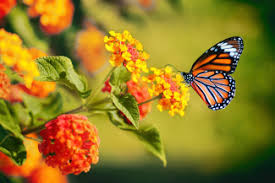
#> input picture butterfly.jpeg, 275 x 183 px
$ jupyter execute ex08.ipynb
#> lines starting #> are read from the running program, lines starting #| are printed output that depends on the picture; after the words box and inside, x2 and y2 are one past the last pixel; in counts of white or black regions, pixels touching at a corner belong together
# THRESHOLDING

### Muthulakshmi D

[cell 1]
import cv2
import numpy as np
import matplotlib.pyplot as plt

# Read the Image and convert to grayscale
image = cv2.imread('butterfly.jpeg')
#> image is the input picture: shape (183, 275, 3); mean B, G, R 34.9, 121.5, 146.5
gray_image = cv2.cvtColor(image, cv2.COLOR_BGR2GRAY)
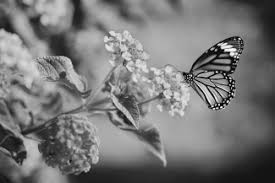
#> gray_image: shape (183, 275); min 1, max 253, mean 119.1

# Use Global thresholding to segment the image
ret_global, th_global = cv2.threshold(gray_image, 127, 255, cv2.THRESH_BINARY)
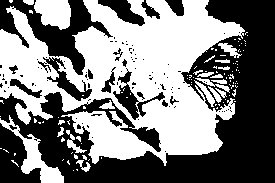
#> th_global: shape (183, 275); 49.2% white; 109 white regions (88 under 20 px), largest, box (x1, y1, x2, y2) and area: (0, 0, 245, 166) 21359, (0, 115, 64, 183) 1055, (34, 0, 71, 30) 846

# Use Adaptive thresholding to segment the image
th_adaptive = cv2.adaptiveThreshold(gray_image, 255, cv2.ADAPTIVE_THRESH_GAUSSIAN_C,cv2.THRESH_BINARY, 11, 2)
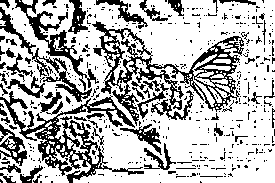
#> th_adaptive: shape (183, 275); 70.6% white; 460 black regions (403 under 20 px), largest, box (x1, y1, x2, y2) and area: (92, 21, 244, 126) 3756, (0, 91, 144, 183) 2861, (15, 0, 99, 91) 1197

# Use Otsu's method to segment the image
ret_otsu, th_otsu = cv2.threshold(gray_image, 0, 255, cv2.THRESH_BINARY + cv2.THRESH_OTSU)
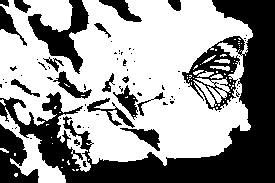
#> th_otsu: shape (183, 275); 58.8% white; 75 black regions (56 under 20 px), largest, box (x1, y1, x2, y2) and area: (0, 0, 275, 183) 14710, (28, 0, 89, 74) 1652, (0, 124, 39, 183) 1269
#> ret_otsu = 111


# Display the results

plt.imshow(th_global, cmap='gray')
plt.title('Global Thresholding (v=127)')
plt.xticks([]), plt.yticks([])
plt.show()

plt.imshow(th_adaptive, cmap='gray')
plt.title('Adaptive Gaussian Thresholding')
plt.xticks([]), plt.yticks([])
plt.show()

plt.imshow(th_otsu, cmap='gray')
plt.title("Otsu's Thresholding")
plt.xticks([]), plt.yticks([])
plt.show()
